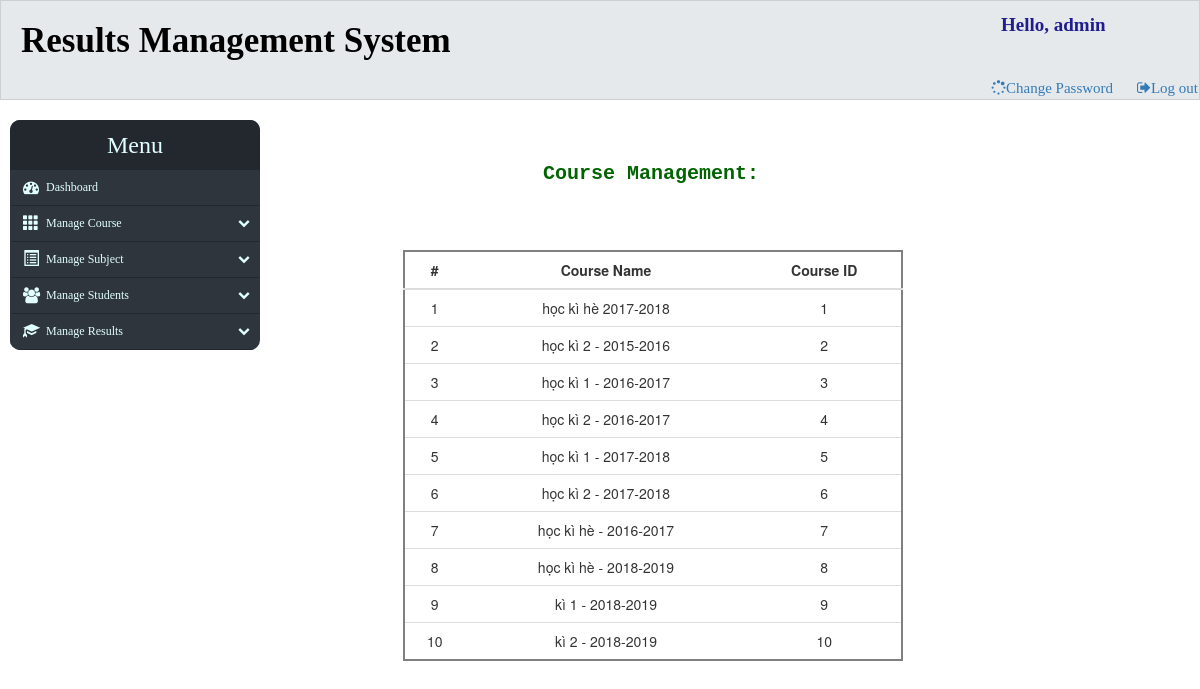
The app's page /admin-panel/manage-course.php with its own data.
### tables this page shows
CREATE TABLE `hocki` (
  `id` int(100) NOT NULL,
  `tenhk` varchar(50) NOT NULL,
  `mahk` int(50) NOT NULL
);

### admin-panel/manage-course.php (the view, shortened to what this page needs)
<?php
include('./config.php');
if(strlen($_SESSION['alogin'])=="")
    {
    header("Location: index.php");
    }
    else{
?>
<!DOCTYPE html>
<html lang="en">
<head>
<link rel="stylesheet" href="css/header.css" media="screen" >
<link rel="stylesheet" href="./a.css" media="screen" >
<link rel="stylesheet" href="css/component.css" media="screen" >
<link rel="stylesheet" href="https://maxcdn.bootstrapcdn.com/bootstrap/3.3.7/css/bootstrap.min.css">
<link rel="stylesheet" href="https://maxcdn.bootstrapcdn.com/font-awesome/4.7.0/css/font-awesome.min.css">
<link rel="stylesheet" href="http://maxcdn.bootstrapcdn.com/bootstrap/3.2.0/css/bootstrap.min.css">
    <link rel="stylesheet" href="http://maxcdn.bootstrapcdn.com/bootstrap/3.2.0/css/bootstrap-theme.min.css">
</head>
<body class="body">
    <div>
        <? include('./header.php'); ?>
    </div>
    <div class="main">
        <div class="aleart">
        </div>
        <div>
            <label id="label">Course Management:</label>
            <form  class="chng" method="post"  onSubmit="return valid();">
                <table class="table" style="width: 700px;position: absolute;left: -100px;top: 30px;border: 2px solid gray;">
                    <thead>
                                                        <tr>
                                                            <th style="text-align: center;">#</th>
                                                            <th style="text-align: center;">Course Name</th>
                                                            <th style="text-align: center;">Course ID</th>
                                                        </tr>
                                                    </thead>
                                                    <tbody>
<?php
$sql = "SELECT * from hocki";
$query = $dbh->prepare($sql);
$query->execute();
$results=$query->fetchAll(PDO::FETCH_OBJ);
$cnt=1;
if($query->rowCount() > 0)
{
foreach($results as $row)
{ ?>
    <tr style="text-align: center;">
        <td><?php echo htmlentities($cnt);?></td>
        <td><?echo htmlentities($row->tenhk);?></td>
        <td><?echo htmlentities($row->mahk);?></td>
    </tr>
    <?php $cnt=$cnt+1;}} ?>
    </tbody>
</table>
                                        </form>
        </div>
    </div>
</body>
</html>
<?php } ?>

### admin-panel/header.php (shortened to what this page needs)
<div style="position: relative;background-color: #E6E9EB;color: black;font-family: sans-serif;border: 1px solid #CDD0D3;height: 100px;">
		<label style="position: absolute;top: 15px;left: 20px; ;font-weight: bold;font-family: Florence, cursive; font-size: 35px;">Results Management System</label>
        <label style="position: absolute;top: 10px;font-family: serif;font-size: 19px;left: 1000px;color: #201D90;">Hello, admin </label>
        <a href="change-password.php" style="position: relative;left: 990px;top: 77px; font-size: 15px;" class="fa fa-spinner">Change Password</a>
        <a href="logout.php" style="position: relative;left: 1010px;top: 77px; font-size: 15px;" class="fa fa-sign-out">Log out</a>
	</div>
	<div style="background-color: #D3D7DA;width:20%;height: auto;position: relative;top: 20px;left: 10px;-moz-border-radius: 10px;-webkit-border-radius: 10px;">
		<div>
			<link href="//netdna.bootstrapcdn.com/bootstrap/3.2.0/css/bootstrap.min.css" rel="stylesheet" id="bootstrap-css">
<link href="//maxcdn.bootstrapcdn.com/font-awesome/4.2.0/css/font-awesome.min.css" rel="stylesheet">
<div class="nav-side-menu">
    <div class="brand">Menu</div>
        <div class="menu-list">
            <ul id="menu-content" class="menu-content collapse out">
                <li>
                  <a href="dashboard.php">
                  <i class="fa fa-dashboard fa-lg"></i> Dashboard
                  </a>
                </li>
                <li  data-toggle="collapse" data-target="#products" class="collapsed">
                  <a><i class="glyphicon glyphicon-th fa-lg"></i> Manage Course <span class="arrow"></span></a>
                </li>
                <li data-toggle="collapse" data-target="#service" class="collapsed">
                  <a><i class="glyphicon glyphicon-list-alt fa-lg"></i> Manage Subject <span class="arrow"></span></a>
                </li>
                <li data-toggle="collapse" data-target="#new" class="collapsed">
                  <a ><i class="fa fa-group fa-lg"></i> Manage Students <span class="arrow"></span></a>
                </li>
                <li data-toggle="collapse" data-target="#xx" class="collapsed">
                  <a href="#"><i class="glyphicon glyphicon-education fa-lg"></i> Manage Results <span class="arrow"></span></a>
                </li>
            </ul>
     </div>
</div>
		</div>
	</div>

### admin-panel/css/header.css (style rules this page uses)
body { font-family: sans-serif; font-size: 15px; }
.nav-side-menu { overflow: auto; font-family: verdana; font-size: 12px; font-weight: 200; background-color: #2e353d; position:relative; -moz-border-radius: 10px;-webkit-border-radius: 10px; top: 0px; width: 250px; height: auto; color: #e1ffff; }
.nav-side-menu .brand { background-color: #23282e; line-height: 50px; display: block; text-align: center; font-size: 24px; }
.nav-side-menu ul, .nav-side-menu li { list-style: none; padding: 0px; margin: 0px; line-height: 35px; cursor: pointer; }
.nav-side-menu li { padding-left: 0px; border-left: 3px solid #2e353d; border-bottom: 1px solid #23282e; }
.nav-side-menu li a { text-decoration: none; color: #e1ffff; }
.nav-side-menu li a i { padding-left: 10px; width: 20px; padding-right: 20px; }
@media (min-width: 767px) { .nav-side-menu .menu-list .menu-content { display: block; } }

### admin-panel/a.css (style rules this page uses)
.body { background-color: white; max-width: auto; }
.main { width: 950px; height: auto; position: absolute; left: 270px; top: 117px; border-radius: 3px; border: 3px solid white; }

### admin-panel/css/component.css (style rules this page uses)
.aleart { width: 70%; position: absolute; left: 150px; height: 50px; top: 400px; font-family: sans-serif; text-align: center; font-size: 20px; color: red; text-decoration: underline; }
.chng { position: absolute; top: 100px; width: 500px; left: 230px; }
#label { color: #006400; font-weight: solid; font-family:"Courier New", Courier, monospace; font-size: 20px; position: absolute; top: 40px; left: 270px; }

### admin-panel/manage-course.php (style rules this page uses)
body { color: #fff; background: white; }

### records on screen
hocki: tenhk "học kì hè 2017-2018", mahk "1"
hocki: tenhk "học kì 2 - 2015-2016", mahk "2"
hocki: tenhk "học kì 1 - 2016-2017", mahk "3"
hocki: tenhk "học kì 2 - 2016-2017", mahk "4"
hocki: tenhk "học kì 1 - 2017-2018", mahk "5"
hocki: tenhk "học kì 2 - 2017-2018", mahk "6"
hocki: tenhk "học kì hè - 2016-2017", mahk "7"
hocki: tenhk "học kì hè - 2018-2019", mahk "8"
hocki: tenhk "kì 1 - 2018-2019", mahk "9"
hocki: tenhk "kì 2 - 2018-2019", mahk "10"
